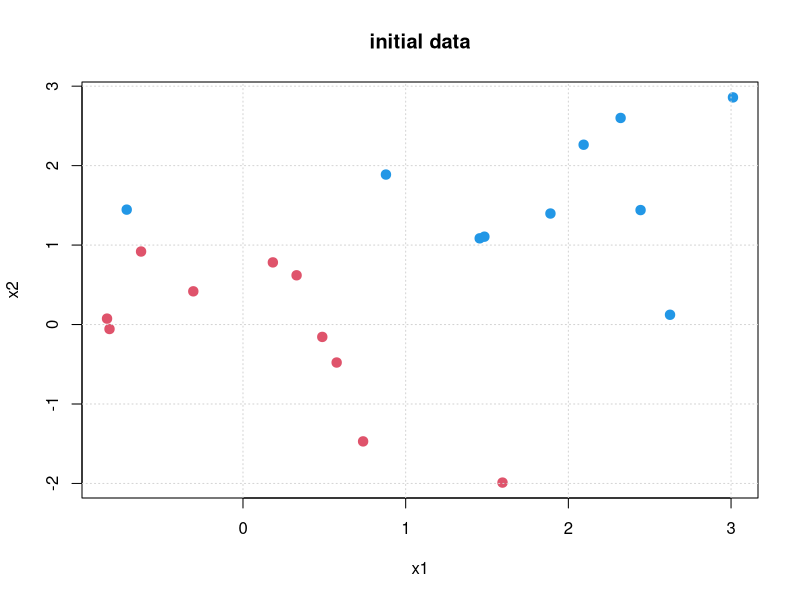

Write the R code that produced this figure.
#
# Written by:
# -- 
# John L. Weatherwax                2009-04-21
# 
# email: wax@alum.mit.edu
# 
# Please send comments and especially bug reports to the
# above email address.
#
#-----

save_plots = F

if( ! require("MASS") ){ install.packages("MASS") }
if( ! require("e1071") ){ install.packages("e1071") }

set.seed(1)

vt100ClearScreen <- function(...) cat("\033[2J") 
vt100ClearScreen()

x = matrix( rnorm(20*2), ncol=2 )
y = c( rep(-1,10), rep(+1,10) )
x[y==1,] = x[y==1,] + 1 
x[y==1,] = x[y==1,] + 0.5

if( save_plots ){ postscript("../../WriteUp/Graphics/Chapter9/prob_6_original_data.eps", onefile=FALSE, horizontal=FALSE) }
plot( x[,1], x[,2], col=(y+3), pch=19, cex=1.25, xlab='x1', ylab='x2', main='initial data' )
grid()
if( save_plots ){ dev.off() }

dat = data.frame( x1=x[,1], x2=x[,2], y=as.factor(y) )
tune.out = tune( svm, y ~ ., data=dat, kernel="linear", ranges=list( cost=c(0.001, 0.01, 0.1, 1, 5, 10, 100, 1000) ) )
print( summary(tune.out) ) # <- use this output to select the optimal cost value

# Generate test data:
#
x_test = matrix( rnorm(20*2), ncol=2 )
y_test = c( rep(-1,10), rep(+1,10) )
x_test[y_test==1,] = x_test[y_test==1,] + 1 
x_test[y_test==1,] = x_test[y_test==1,] + 0.5

dat_test = data.frame( x1=x_test[,1], x2=x_test[,2], y=as.factor(y_test) )

y_hat = predict( tune.out$best.model, newdata=dat_test )
y_hat = as.numeric( as.character( y_hat ) ) # convert factor responses into numerical values 
print( sprintf('Linear SVM test error rate= %10.6f',  1 - sum( y_hat == y )/length(y) ) )

